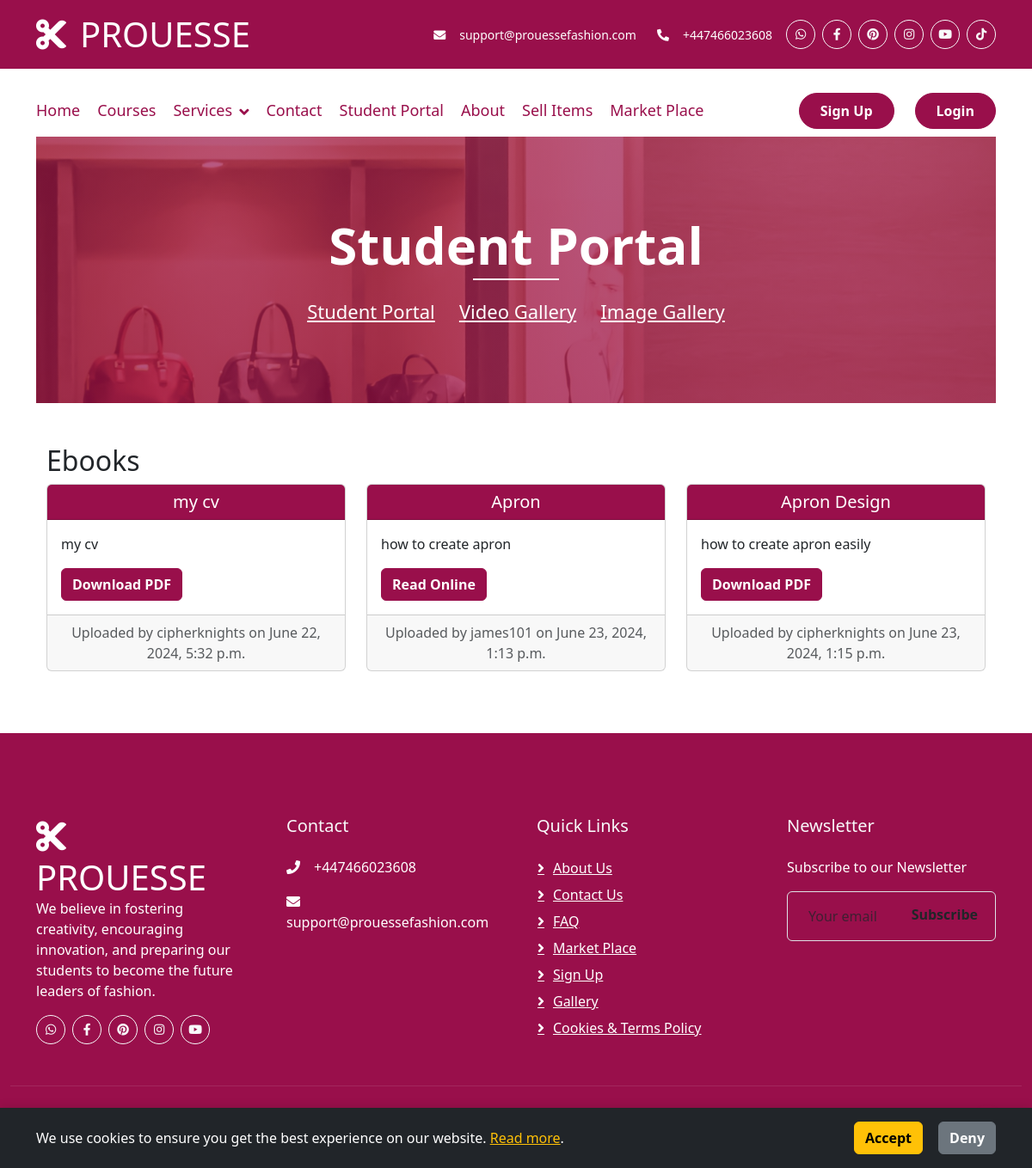
The app's page /gallery/ebooks/ with its own data.
### gallery/models.py (models this page shows, shortened)
class Ebook(models.Model):
    UPLOAD_CHOICES = (
        ('url', 'URL'),
        ('pdf', 'PDF'),
    )
    instructor = models.ForeignKey(User, on_delete=models.CASCADE, related_name='ebooks')
    title = models.CharField(max_length=200)
    description = models.TextField()
    upload_type = models.CharField(max_length=3, choices=UPLOAD_CHOICES)
    url = models.URLField(blank=True, null=True)
    pdf = models.FileField(upload_to='ebooks/', blank=True, null=True)
    created_at = models.DateTimeField(auto_now_add=True)
    updated_at = models.DateTimeField(auto_now=True)

### gallery/views.py (the view)
# urls.py: path('ebooks/', views.ebook_list, name='ebook_list'),
def ebook_list(request):
    ebooks = Ebook.objects.all()
    return render(request, 'gallery/ebook_list.html', {'ebooks': ebooks})

### gallery/templates/gallery/ebook_list.html (shortened to what this page needs)
{% extends "core/base.html" %}
{% load static %}
{% block content %}
<div class="page-header">
    <div class="container">
        <div class="row">
            <div class="col-12">
                <h2>Student Portal</h2>
            </div>
            <div class="col-12">
                <a href="{% url 'core:student_portal' %}">Student Portal</a>
                <a href="{% url 'gallery:gallery' %}">Video Gallery</a>
                <a href="{% url 'gallery:image_gallery' %}">Image Gallery</a>
            </div>
        </div>
    </div>
</div>
<div class="container mt-5">
    <h2>Ebooks</h2>
    <div class="row">
        {% for ebook in ebooks %}
        <div class="col-lg-4 col-md-6 mb-4">
            <div class="card h-100">
                <div class="card-header text-center" style="background-color: #990f4b; color: white;">
                    <h5 class="card-title m-0">{{ ebook.title }}</h5>
                </div>
                <div class="card-body">
                    <p class="card-text">{{ ebook.description }}</p>
                    {% if ebook.upload_type == 'url' %}
                    <a href="{{ ebook.url }}" target="_blank" class="btn btn-primary">Read Online</a>
                    {% elif ebook.upload_type == 'pdf' %}
                    <a href="{{ ebook.pdf.url }}" class="btn btn-primary" download>Download PDF</a>
                    {% endif %}
                </div>
                <div class="card-footer text-muted text-center">
                    Uploaded by {{ ebook.instructor.username }} on {{ ebook.created_at }}
                </div>
            </div>
        </div>
        {% endfor %}
    </div>
</div>
{% endblock %}

### static/css/style.css (style rules this page uses)
.btn { font-weight: 600; transition: .5s; }
.btn.btn-primary { background-color: #990f4b !important; border-color: #990f4b !important; }
.page-header { position: relative; margin-bottom: 45px; padding: 90px 0; text-align: center; background: linear-gradient(rgba(153, 15, 75, 0.671), rgba(153, 15, 75, 0.842)), url(../images/apparel.jpg); background-position: center center; background-repeat: no-repeat; background-size: cover; background-attachment: fixed; }
.page-header h2 { position: relative; color: #ffffff; font-size: 60px; font-weight: 700; margin-bottom: 20px; padding-bottom: 5px; }
.page-header h2::after { position: absolute; content: ""; width: 100px; height: 2px; left: calc(50% - 50px); bottom: 0; background: #ffffff; }
.page-header a { position: relative; padding: 0 12px; font-size: 22px; color: #ffffff; }
.page-header a::after { position: absolute; width: 8px; height: 8px; top: -2px; right: -7px; text-align: center; color: #ffffff; }
.page-header a:last-child::after { display: none; }

### records on screen
Ebook: title "my cv", description "my cv", instructor.username "cipherknights", created_at "June 22, 2024, 5:32 p.m."
Ebook: title "Apron", description "how to create apron", instructor.username "james101", created_at "June 23, 2024, 1:13 p.m."
Ebook: title "Apron Design", description "how to create apron easily", instructor.username "cipherknights", created_at "June 23, 2024, 1:15 p.m."
